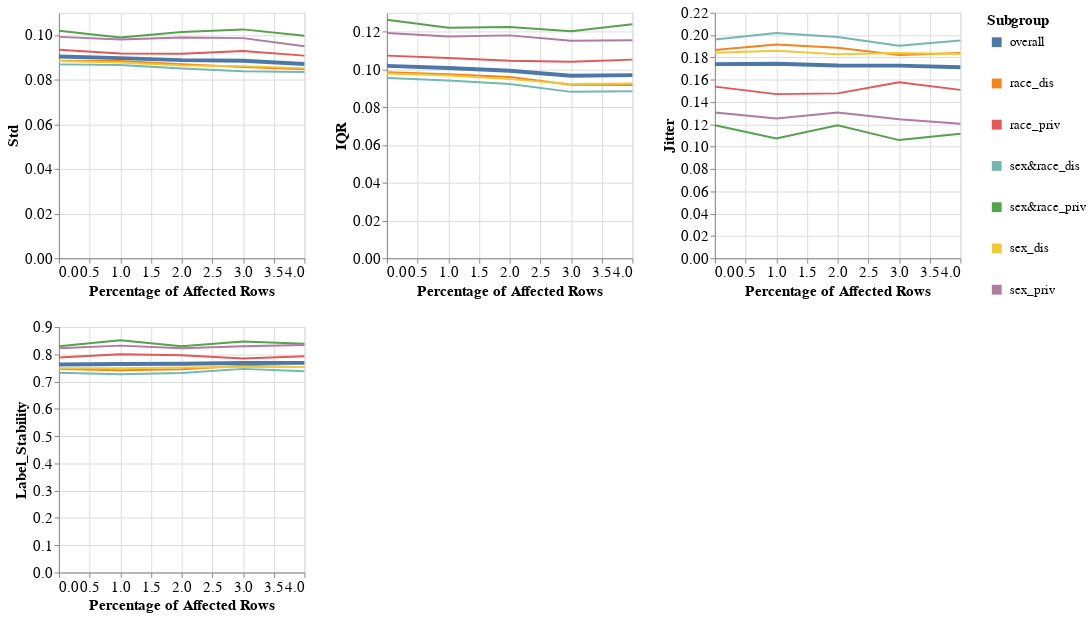

The notebook cell saved with this chart:
### Markdown cell above
### Subgroup metrics per dataset, experiment iteration, and model

### Code cell
visualizer.create_subgroups_grid_pct_lines_plot(model_name=MODEL_NAMES[0],
                                                target_preprocessing_technique=PREPROCESSING_TECHNIQUES[0],
                                                subgroup_metrics_type='variance')

### Figure 1 — Vega-Lite specification as saved in the notebook (floating-point values rounded to 4 significant figures)
{"config": {"view": {"continuousWidth": 400, "continuousHeight": 300}, "axis": {"labelFontSize": 15, "titleFontSize": 15}, "legend": {"labelFontSize": 13, "symbolStrokeWidth": 10, "titleFontSize": 15}}, "vconcat": [{"hconcat": [{"mark": "line", "encoding": {"color": {"field": "Subgroup", "type": "nominal"}, "strokeWidth": {"condition": {"value": 4, "test": "datum.Subgroup == 'overall'"}, "value": 2}, "x": {"field": "Percentage", "title": "Percentage of Affected Rows", "type": "quantitative"}, "y": {"field": "Metric_Value", "title": "Std", "type": "quantitative"}}, "height": 250, "width": 250}, {"data": {"name": "data-446a29b7d9c1d735195b45cd5964a689"}, "mark": "line", "encoding": {"color": {"field": "Subgroup", "type": "nominal"}, "strokeWidth": {"condition": {"value": 4, "test": "datum.Subgroup == 'overall'"}, "value": 2}, "x": {"field": "Percentage", "title": "Percentage of Affected Rows", "type": "quantitative"}, "y": {"field": "Metric_Value", "title": "IQR", "type": "quantitative"}}, "height": 250, "width": 250}, {"data": {"name": "data-4f71488b7d712f03b8e1ee1d81e4991b"}, "mark": "line", "encoding": {"color": {"field": "Subgroup", "type": "nominal"}, "strokeWidth": {"condition": {"value": 4, "test": "datum.Subgroup == 'overall'"}, "value": 2}, "x": {"field": "Percentage", "title": "Percentage of Affected Rows", "type": "quantitative"}, "y": {"field": "Metric_Value", "title": "Jitter", "type": "quantitative"}}, "height": 250, "width": 250}]}, {"hconcat": [{"mark": "line", "encoding": {"color": {"field": "Subgroup", "type": "nominal"}, "strokeWidth": {"condition": {"value": 4, "test": "datum.Subgroup == 'overall'"}, "value": 2}, "x": {"field": "Percentage", "title": "Percentage of Affected Rows", "type": "quantitative"}, "y": {"field": "Metric_Value", "title": "Label_Stability", "type": "quantitative"}}, "height": 250, "width": 250}], "data": {"name": "data-65e6ab7cc1d2be53bd704c97171b28f7"}}], "data": {"name": "data-db889a96607d726dbe62124af7b5b037"}, "$schema": "https://vega.github.io/schema/vega-lite/v4.17.0.json", "datasets": {"data-db889a96607d726dbe62124af7b5b037": [{"Model_Name": "DecisionTreeClassifier", "Test_Set_Index": 0.0, "Metric": "Std", "Subgroup": "overall", "Num_Estimators": 10.0, "Metric_Value": 0.09042, "Percentage": 0.0}, {"Model_Name": "DecisionTreeClassifier", "Test_Set_Index": 0.0, "Metric": "Std", "Subgroup": "race_dis", "Num_Estimators": 10.0, "Metric_Value": 0.08853, "Percentage": 0.0}, {"Model_Name": "DecisionTreeClassifier", "Test_Set_Index": 0.0, "Metric": "Std", "Subgroup": "race_priv", "Num_Estimators": 10.0, "Metric_Value": 0.0934, "Percentage": 0.0}, {"Model_Name": "DecisionTreeClassifier", "Test_Set_Index": 0.0, "Metric": "Std", "Subgroup": "sex&race_dis", "Num_Estimators": 10.0, "Metric_Value": 0.08687, "Percentage": 0.0}, {"Model_Name": "DecisionTreeClassifier", "Test_Set_Index": 0.0, "Metric": "Std", "Subgroup": "sex&race_priv", "Num_Estimators": 10.0, "Metric_Value": 0.102, "Percentage": 0.0}, {"Model_Name": "DecisionTreeClassifier", "Test_Set_Index": 0.0, "Metric": "Std", "Subgroup": "sex_dis", "Num_Estimators": 10.0, "Metric_Value": 0.08835, "Percentage": 0.0}, {"Model_Name": "DecisionTreeClassifier", "Test_Set_Index": 0.0, "Metric": "Std", "Subgroup": "sex_priv", "Num_Estimators": 10.0, "Metric_Value": 0.0992, "Percentage": 0.0}, {"Model_Name": "DecisionTreeClassifier", "Test_Set_Index": 1.0, "Metric": "Std", "Subgroup": "overall", "Num_Estimators": 10.0, "Metric_Value": 0.08967, "Percentage": 1.0}, {"Model_Name": "DecisionTreeClassifier", "Test_Set_Index": 1.0, "Metric": "Std", "Subgroup": "race_dis", "Num_Estimators": 10.0, "Metric_Value": 0.08837, "Percentage": 1.0}, {"Model_Name": "DecisionTreeClassifier", "Test_Set_Index": 1.0, "Metric": "Std", "Subgroup": "race_priv", "Num_Estimators": 10.0, "Metric_Value": 0.09171, "Percentage": 1.0}, {"Model_Name": "DecisionTreeClassifier", "Test_Set_Index": 1.0, "Metric": "Std", "Subgroup": "sex&race_dis", "Num_Estimators": 10.0, "Metric_Value": 0.0866, "Percentage": 1.0}, {"Model_Name": "DecisionTreeClassifier", "Test_Set_Index": 1.0, "Metric": "Std", "Subgroup": "sex&race_priv", "Num_Estimators": 10.0, "Metric_Value": 0.09894, "Percentage": 1.0}, {"Model_Name": "DecisionTreeClassifier", "Test_Set_Index": 1.0, "Metric": "Std", "Subgroup": "sex_dis", "Num_Estimators": 10.0, "Metric_Value": 0.0877, "Percentage": 1.0}, {"Model_Name": "DecisionTreeClassifier", "Test_Set_Index": 1.0, "Metric": "Std", "Subgroup": "sex_priv", "Num_Estimators": 10.0, "Metric_Value": 0.09799, "Percentage": 1.0}, {"Model_Name": "DecisionTreeClassifier", "Test_Set_Index": 2.0, "Metric": "Std", "Subgroup": "overall", "Num_Estimators": 10.0, "Metric_Value": 0.08878, "Percentage": 2.0}, {"Model_Name": "DecisionTreeClassifier", "Test_Set_Index": 2.0, "Metric": "Std", "Subgroup": "race_dis", "Num_Estimators": 10.0, "Metric_Value": 0.08697, "Percentage": 2.0}, {"Model_Name": "DecisionTreeClassifier", "Test_Set_Index": 2.0, "Metric": "Std", "Subgroup": "race_priv", "Num_Estimators": 10.0, "Metric_Value": 0.09163, "Percentage": 2.0}, {"Model_Name": "DecisionTreeClassifier", "Test_Set_Index": 2.0, "Metric": "Std", "Subgroup": "sex&race_dis", "Num_Estimators": 10.0, "Metric_Value": 0.08499, "Percentage": 2.0}, {"Model_Name": "DecisionTreeClassifier", "Test_Set_Index": 2.0, "Metric": "Std", "Subgroup": "sex&race_priv", "Num_Estimators": 10.0, "Metric_Value": 0.1014, "Percentage": 2.0}, {"Model_Name": "DecisionTreeClassifier", "Test_Set_Index": 2.0, "Metric": "Std", "Subgroup": "sex_dis", "Num_Estimators": 10.0, "Metric_Value": 0.08638, "Percentage": 2.0}, {"Model_Name": "DecisionTreeClassifier", "Test_Set_Index": 2.0, "Metric": "Std", "Subgroup": "sex_priv", "Num_Estimators": 10.0, "Metric_Value": 0.09892, "Percentage": 2.0}, {"Model_Name": "DecisionTreeClassifier", "Test_Set_Index": 3.0, "Metric": "Std", "Subgroup": "overall", "Num_Estimators": 10.0, "Metric_Value": 0.0885, "Percentage": 3.0}, {"Model_Name": "DecisionTreeClassifier", "Test_Set_Index": 3.0, "Metric": "Std", "Subgroup": "race_dis", "Num_Estimators": 10.0, "Metric_Value": 0.0857, "Percentage": 3.0}, {"Model_Name": "DecisionTreeClassifier", "Test_Set_Index": 3.0, "Metric": "Std", "Subgroup": "race_priv", "Num_Estimators": 10.0, "Metric_Value": 0.0929, "Percentage": 3.0}, {"Model_Name": "DecisionTreeClassifier", "Test_Set_Index": 3.0, "Metric": "Std", "Subgroup": "sex&race_dis", "Num_Estimators": 10.0, "Metric_Value": 0.08379, "Percentage": 3.0}, {"Model_Name": "DecisionTreeClassifier", "Test_Set_Index": 3.0, "Metric": "Std", "Subgroup": "sex&race_priv", "Num_Estimators": 10.0, "Metric_Value": 0.1025, "Percentage": 3.0}, {"Model_Name": "DecisionTreeClassifier", "Test_Set_Index": 3.0, "Metric": "Std", "Subgroup": "sex_dis", "Num_Estimators": 10.0, "Metric_Value": 0.0861, "Percentage": 3.0}, {"Model_Name": "DecisionTreeClassifier", "Test_Set_Index": 3.0, "Metric": "Std", "Subgroup": "sex_priv", "Num_Estimators": 10.0, "Metric_Value": 0.09864, "Percentage": 3.0}, {"Model_Name": "DecisionTreeClassifier", "Test_Set_Index": 4.0, "Metric": "Std", "Subgroup": "overall", "Num_Estimators": 10.0, "Metric_Value": 0.08708, "Percentage": 4.0}, {"Model_Name": "DecisionTreeClassifier", "Test_Set_Index": 4.0, "Metric": "Std", "Subgroup": "race_dis", "Num_Estimators": 10.0, "Metric_Value": 0.08473, "Percentage": 4.0}, {"Model_Name": "DecisionTreeClassifier", "Test_Set_Index": 4.0, "Metric": "Std", "Subgroup": "race_priv", "Num_Estimators": 10.0, "Metric_Value": 0.09079, "Percentage": 4.0}, {"Model_Name": "DecisionTreeClassifier", "Test_Set_Index": 4.0, "Metric": "Std", "Subgroup": "sex&race_dis", "Num_Estimators": 10.0, "Metric_Value": 0.08347, "Percentage": 4.0}, {"Model_Name": "DecisionTreeClassifier", "Test_Set_Index": 4.0, "Metric": "Std", "Subgroup": "sex&race_priv", "Num_Estimators": 10.0, "Metric_Value": 0.09966, "Percentage": 4.0}, {"Model_Name": "DecisionTreeClassifier", "Test_Set_Index": 4.0, "Metric": "Std", "Subgroup": "sex_dis", "Num_Estimators": 10.0, "Metric_Value": 0.0852, "Percentage": 4.0}, {"Model_Name": "DecisionTreeClassifier", "Test_Set_Index": 4.0, "Metric": "Std", "Subgroup": "sex_priv", "Num_Estimators": 10.0, "Metric_Value": 0.09503, "Percentage": 4.0}], "data-446a29b7d9c1d735195b45cd5964a689": [{"Model_Name": "DecisionTreeClassifier", "Test_Set_Index": 0.0, "Metric": "IQR", "Subgroup": "overall", "Num_Estimators": 10.0, "Metric_Value": 0.1019, "Percentage": 0.0}, {"Model_Name": "DecisionTreeClassifier", "Test_Set_Index": 0.0, "Metric": "IQR", "Subgroup": "race_dis", "Num_Estimators": 10.0, "Metric_Value": 0.09845, "Percentage": 0.0}, {"Model_Name": "DecisionTreeClassifier", "Test_Set_Index": 0.0, "Metric": "IQR", "Subgroup": "race_priv", "Num_Estimators": 10.0, "Metric_Value": 0.1073, "Percentage": 0.0}, {"Model_Name": "DecisionTreeClassifier", "Test_Set_Index": 0.0, "Metric": "IQR", "Subgroup": "sex&race_dis", "Num_Estimators": 10.0, "Metric_Value": 0.09551, "Percentage": 0.0}, {"Model_Name": "DecisionTreeClassifier", "Test_Set_Index": 0.0, "Metric": "IQR", "Subgroup": "sex&race_priv", "Num_Estimators": 10.0, "Metric_Value": 0.1263, "Percentage": 0.0}, {"Model_Name": "DecisionTreeClassifier", "Test_Set_Index": 0.0, "Metric": "IQR", "Subgroup": "sex_dis", "Num_Estimators": 10.0, "Metric_Value": 0.09779, "Percentage": 0.0}, {"Model_Name": "DecisionTreeClassifier", "Test_Set_Index": 0.0, "Metric": "IQR", "Subgroup": "sex_priv", "Num_Estimators": 10.0, "Metric_Value": 0.1192, "Percentage": 0.0}, {"Model_Name": "DecisionTreeClassifier", "Test_Set_Index": 1.0, "Metric": "IQR", "Subgroup": "overall", "Num_Estimators": 10.0, "Metric_Value": 0.1007, "Percentage": 1.0}, {"Model_Name": "DecisionTreeClassifier", "Test_Set_Index": 1.0, "Metric": "IQR", "Subgroup": "race_dis", "Num_Estimators": 10.0, "Metric_Value": 0.0974, "Percentage": 1.0}, {"Model_Name": "DecisionTreeClassifier", "Test_Set_Index": 1.0, "Metric": "IQR", "Subgroup": "race_priv", "Num_Estimators": 10.0, "Metric_Value": 0.106, "Percentage": 1.0}, {"Model_Name": "DecisionTreeClassifier", "Test_Set_Index": 1.0, "Metric": "IQR", "Subgroup": "sex&race_dis", "Num_Estimators": 10.0, "Metric_Value": 0.09417, "Percentage": 1.0}, {"Model_Name": "DecisionTreeClassifier", "Test_Set_Index": 1.0, "Metric": "IQR", "Subgroup": "sex&race_priv", "Num_Estimators": 10.0, "Metric_Value": 0.122, "Percentage": 1.0}, {"Model_Name": "DecisionTreeClassifier", "Test_Set_Index": 1.0, "Metric": "IQR", "Subgroup": "sex_dis", "Num_Estimators": 10.0, "Metric_Value": 0.09678, "Percentage": 1.0}, {"Model_Name": "DecisionTreeClassifier", "Test_Set_Index": 1.0, "Metric": "IQR", "Subgroup": "sex_priv", "Num_Estimators": 10.0, "Metric_Value": 0.1175, "Percentage": 1.0}, {"Model_Name": "DecisionTreeClassifier", "Test_Set_Index": 2.0, "Metric": "IQR", "Subgroup": "overall", "Num_Estimators": 10.0, "Metric_Value": 0.0993, "Percentage": 2.0}, {"Model_Name": "DecisionTreeClassifier", "Test_Set_Index": 2.0, "Metric": "IQR", "Subgroup": "race_dis", "Num_Estimators": 10.0, "Metric_Value": 0.09597, "Percentage": 2.0}, {"Model_Name": "DecisionTreeClassifier", "Test_Set_Index": 2.0, "Metric": "IQR", "Subgroup": "race_priv", "Num_Estimators": 10.0, "Metric_Value": 0.1045, "Percentage": 2.0}, {"Model_Name": "DecisionTreeClassifier", "Test_Set_Index": 2.0, "Metric": "IQR", "Subgroup": "sex&race_dis", "Num_Estimators": 10.0, "Metric_Value": 0.09231, "Percentage": 2.0}, {"Model_Name": "DecisionTreeClassifier", "Test_Set_Index": 2.0, "Metric": "IQR", "Subgroup": "sex&race_priv", "Num_Estimators": 10.0, "Metric_Value": 0.1225, "Percentage": 2.0}, {"Model_Name": "DecisionTreeClassifier", "Test_Set_Index": 2.0, "Metric": "IQR", "Subgroup": "sex_dis", "Num_Estimators": 10.0, "Metric_Value": 0.09487, "Percentage": 2.0}, {"Model_Name": "DecisionTreeClassifier", "Test_Set_Index": 2.0, "Metric": "IQR", "Subgroup": "sex_priv", "Num_Estimators": 10.0, "Metric_Value": 0.118, "Percentage": 2.0}, {"Model_Name": "DecisionTreeClassifier", "Test_Set_Index": 3.0, "Metric": "IQR", "Subgroup": "overall", "Num_Estimators": 10.0, "Metric_Value": 0.09661, "Percentage": 3.0}, {"Model_Name": "DecisionTreeClassifier", "Test_Set_Index": 3.0, "Metric": "IQR", "Subgroup": "race_dis", "Num_Estimators": 10.0, "Metric_Value": 0.0919, "Percentage": 3.0}, {"Model_Name": "DecisionTreeClassifier", "Test_Set_Index": 3.0, "Metric": "IQR", "Subgroup": "race_priv", "Num_Estimators": 10.0, "Metric_Value": 0.104, "Percentage": 3.0}, {"Model_Name": "DecisionTreeClassifier", "Test_Set_Index": 3.0, "Metric": "IQR", "Subgroup": "sex&race_dis", "Num_Estimators": 10.0, "Metric_Value": 0.08812, "Percentage": 3.0}, {"Model_Name": "DecisionTreeClassifier", "Test_Set_Index": 3.0, "Metric": "IQR", "Subgroup": "sex&race_priv", "Num_Estimators": 10.0, "Metric_Value": 0.1202, "Percentage": 3.0}, {"Model_Name": "DecisionTreeClassifier", "Test_Set_Index": 3.0, "Metric": "IQR", "Subgroup": "sex_dis", "Num_Estimators": 10.0, "Metric_Value": 0.09222, "Percentage": 3.0}, {"Model_Name": "DecisionTreeClassifier", "Test_Set_Index": 3.0, "Metric": "IQR", "Subgroup": "sex_priv", "Num_Estimators": 10.0, "Metric_Value": 0.1151, "Percentage": 3.0}, {"Model_Name": "DecisionTreeClassifier", "Test_Set_Index": 4.0, "Metric": "IQR", "Subgroup": "overall", "Num_Estimators": 10.0, "Metric_Value": 0.09696, "Percentage": 4.0}, {"Model_Name": "DecisionTreeClassifier", "Test_Set_Index": 4.0, "Metric": "IQR", "Subgroup": "race_dis", "Num_Estimators": 10.0, "Metric_Value": 0.09174, "Percentage": 4.0}, {"Model_Name": "DecisionTreeClassifier", "Test_Set_Index": 4.0, "Metric": "IQR", "Subgroup": "race_priv", "Num_Estimators": 10.0, "Metric_Value": 0.1052, "Percentage": 4.0}, {"Model_Name": "DecisionTreeClassifier", "Test_Set_Index": 4.0, "Metric": "IQR", "Subgroup": "sex&race_dis", "Num_Estimators": 10.0, "Metric_Value": 0.08844, "Percentage": 4.0}, {"Model_Name": "DecisionTreeClassifier", "Test_Set_Index": 4.0, "Metric": "IQR", "Subgroup": "sex&race_priv", "Num_Estimators": 10.0, "Metric_Value": 0.1239, "Percentage": 4.0}, {"Model_Name": "DecisionTreeClassifier", "Test_Set_Index": 4.0, "Metric": "IQR", "Subgroup": "sex_dis", "Num_Estimators": 10.0, "Metric_Value": 0.09258, "Percentage": 4.0}, {"Model_Name": "DecisionTreeClassifier", "Test_Set_Index": 4.0, "Metric": "IQR", "Subgroup": "sex_priv", "Num_Estimators": 10.0, "Metric_Value": 0.1155, "Percentage": 4.0}], "data-4f71488b7d712f03b8e1ee1d81e4991b": [{"Model_Name": "DecisionTreeClassifier", "Test_Set_Index": 0.0, "Metric": "Jitter", "Subgroup": "overall", "Num_Estimators": 10.0, "Metric_Value": 0.1739, "Percentage": 0.0}, {"Model_Name": "DecisionTreeClassifier", "Test_Set_Index": 0.0, "Metric": "Jitter", "Subgroup": "race_dis", "Num_Estimators": 10.0, "Metric_Value": 0.1867, "Percentage": 0.0}, {"Model_Name": "DecisionTreeClassifier", "Test_Set_Index": 0.0, "Metric": "Jitter", "Subgroup": "race_priv", "Num_Estimators": 10.0, "Metric_Value": 0.1538, "Percentage": 0.0}, {"Model_Name": "DecisionTreeClassifier", "Test_Set_Index": 0.0, "Metric": "Jitter", "Subgroup": "sex&race_dis", "Num_Estimators": 10.0, "Metric_Value": 0.196, "Percentage": 0.0}, {"Model_Name": "DecisionTreeClassifier", "Test_Set_Index": 0.0, "Metric": "Jitter", "Subgroup": "sex&race_priv", "Num_Estimators": 10.0, "Metric_Value": 0.1191, "Percentage": 0.0}, {"Model_Name": "DecisionTreeClassifier", "Test_Set_Index": 0.0, "Metric": "Jitter", "Subgroup": "sex_dis", "Num_Estimators": 10.0, "Metric_Value": 0.1842, "Percentage": 0.0}, {"Model_Name": "DecisionTreeClassifier", "Test_Set_Index": 0.0, "Metric": "Jitter", "Subgroup": "sex_priv", "Num_Estimators": 10.0, "Metric_Value": 0.1307, "Percentage": 0.0}, {"Model_Name": "DecisionTreeClassifier", "Test_Set_Index": 1.0, "Metric": "Jitter", "Subgroup": "overall", "Num_Estimators": 10.0, "Metric_Value": 0.1743, "Percentage": 1.0}, {"Model_Name": "DecisionTreeClassifier", "Test_Set_Index": 1.0, "Metric": "Jitter", "Subgroup": "race_dis", "Num_Estimators": 10.0, "Metric_Value": 0.1916, "Percentage": 1.0}, {"Model_Name": "DecisionTreeClassifier", "Test_Set_Index": 1.0, "Metric": "Jitter", "Subgroup": "race_priv", "Num_Estimators": 10.0, "Metric_Value": 0.1471, "Percentage": 1.0}, {"Model_Name": "DecisionTreeClassifier", "Test_Set_Index": 1.0, "Metric": "Jitter", "Subgroup": "sex&race_dis", "Num_Estimators": 10.0, "Metric_Value": 0.2018, "Percentage": 1.0}, {"Model_Name": "DecisionTreeClassifier", "Test_Set_Index": 1.0, "Metric": "Jitter", "Subgroup": "sex&race_priv", "Num_Estimators": 10.0, "Metric_Value": 0.1073, "Percentage": 1.0}, {"Model_Name": "DecisionTreeClassifier", "Test_Set_Index": 1.0, "Metric": "Jitter", "Subgroup": "sex_dis", "Num_Estimators": 10.0, "Metric_Value": 0.1859, "Percentage": 1.0}, {"Model_Name": "DecisionTreeClassifier", "Test_Set_Index": 1.0, "Metric": "Jitter", "Subgroup": "sex_priv", "Num_Estimators": 10.0, "Metric_Value": 0.1252, "Percentage": 1.0}, {"Model_Name": "DecisionTreeClassifier", "Test_Set_Index": 2.0, "Metric": "Jitter", "Subgroup": "overall", "Num_Estimators": 10.0, "Metric_Value": 0.1728, "Percentage": 2.0}, {"Model_Name": "DecisionTreeClassifier", "Test_Set_Index": 2.0, "Metric": "Jitter", "Subgroup": "race_dis", "Num_Estimators": 10.0, "Metric_Value": 0.1887, "Percentage": 2.0}, {"Model_Name": "DecisionTreeClassifier", "Test_Set_Index": 2.0, "Metric": "Jitter", "Subgroup": "race_priv", "Num_Estimators": 10.0, "Metric_Value": 0.1478, "Percentage": 2.0}, {"Model_Name": "DecisionTreeClassifier", "Test_Set_Index": 2.0, "Metric": "Jitter", "Subgroup": "sex&race_dis", "Num_Estimators": 10.0, "Metric_Value": 0.1983, "Percentage": 2.0}, {"Model_Name": "DecisionTreeClassifier", "Test_Set_Index": 2.0, "Metric": "Jitter", "Subgroup": "sex&race_priv", "Num_Estimators": 10.0, "Metric_Value": 0.1191, "Percentage": 2.0}, {"Model_Name": "DecisionTreeClassifier", "Test_Set_Index": 2.0, "Metric": "Jitter", "Subgroup": "sex_dis", "Num_Estimators": 10.0, "Metric_Value": 0.1828, "Percentage": 2.0}, {"Model_Name": "DecisionTreeClassifier", "Test_Set_Index": 2.0, "Metric": "Jitter", "Subgroup": "sex_priv", "Num_Estimators": 10.0, "Metric_Value": 0.1307, "Percentage": 2.0}, {"Model_Name": "DecisionTreeClassifier", "Test_Set_Index": 3.0, "Metric": "Jitter", "Subgroup": "overall", "Num_Estimators": 10.0, "Metric_Value": 0.1726, "Percentage": 3.0}, {"Model_Name": "DecisionTreeClassifier", "Test_Set_Index": 3.0, "Metric": "Jitter", "Subgroup": "race_dis", "Num_Estimators": 10.0, "Metric_Value": 0.1821, "Percentage": 3.0}, {"Model_Name": "DecisionTreeClassifier", "Test_Set_Index": 3.0, "Metric": "Jitter", "Subgroup": "race_priv", "Num_Estimators": 10.0, "Metric_Value": 0.1577, "Percentage": 3.0}, {"Model_Name": "DecisionTreeClassifier", "Test_Set_Index": 3.0, "Metric": "Jitter", "Subgroup": "sex&race_dis", "Num_Estimators": 10.0, "Metric_Value": 0.1904, "Percentage": 3.0}, {"Model_Name": "DecisionTreeClassifier", "Test_Set_Index": 3.0, "Metric": "Jitter", "Subgroup": "sex&race_priv", "Num_Estimators": 10.0, "Metric_Value": 0.1059, "Percentage": 3.0}, {"Model_Name": "DecisionTreeClassifier", "Test_Set_Index": 3.0, "Metric": "Jitter", "Subgroup": "sex_dis", "Num_Estimators": 10.0, "Metric_Value": 0.184, "Percentage": 3.0}, {"Model_Name": "DecisionTreeClassifier", "Test_Set_Index": 3.0, "Metric": "Jitter", "Subgroup": "sex_priv", "Num_Estimators": 10.0, "Metric_Value": 0.1245, "Percentage": 3.0}, {"Model_Name": "DecisionTreeClassifier", "Test_Set_Index": 4.0, "Metric": "Jitter", "Subgroup": "overall", "Num_Estimators": 10.0, "Metric_Value": 0.1712, "Percentage": 4.0}, {"Model_Name": "DecisionTreeClassifier", "Test_Set_Index": 4.0, "Metric": "Jitter", "Subgroup": "race_dis", "Num_Estimators": 10.0, "Metric_Value": 0.184, "Percentage": 4.0}, {"Model_Name": "DecisionTreeClassifier", "Test_Set_Index": 4.0, "Metric": "Jitter", "Subgroup": "race_priv", "Num_Estimators": 10.0, "Metric_Value": 0.1509, "Percentage": 4.0}, {"Model_Name": "DecisionTreeClassifier", "Test_Set_Index": 4.0, "Metric": "Jitter", "Subgroup": "sex&race_dis", "Num_Estimators": 10.0, "Metric_Value": 0.1952, "Percentage": 4.0}, {"Model_Name": "DecisionTreeClassifier", "Test_Set_Index": 4.0, "Metric": "Jitter", "Subgroup": "sex&race_priv", "Num_Estimators": 10.0, "Metric_Value": 0.1116, "Percentage": 4.0}, {"Model_Name": "DecisionTreeClassifier", "Test_Set_Index": 4.0, "Metric": "Jitter", "Subgroup": "sex_dis", "Num_Estimators": 10.0, "Metric_Value": 0.1831, "Percentage": 4.0}, {"Model_Name": "DecisionTreeClassifier", "Test_Set_Index": 4.0, "Metric": "Jitter", "Subgroup": "sex_priv", "Num_Estimators": 10.0, "Metric_Value": 0.1206, "Percentage": 4.0}], "data-65e6ab7cc1d2be53bd704c97171b28f7": [{"Model_Name": "DecisionTreeClassifier", "Test_Set_Index": 0.0, "Metric": "Label_Stability", "Subgroup": "overall", "Num_Estimators": 10.0, "Metric_Value": 0.7625, "Percentage": 0.0}, {"Model_Name": "DecisionTreeClassifier", "Test_Set_Index": 0.0, "Metric": "Label_Stability", "Subgroup": "race_dis", "Num_Estimators": 10.0, "Metric_Value": 0.7461, "Percentage": 0.0}, {"Model_Name": "DecisionTreeClassifier", "Test_Set_Index": 0.0, "Metric": "Label_Stability", "Subgroup": "race_priv", "Num_Estimators": 10.0, "Metric_Value": 0.7883, "Percentage": 0.0}, {"Model_Name": "DecisionTreeClassifier", "Test_Set_Index": 0.0, "Metric": "Label_Stability", "Subgroup": "sex&race_dis", "Num_Estimators": 10.0, "Metric_Value": 0.7323, "Percentage": 0.0}, {"Model_Name": "DecisionTreeClassifier", "Test_Set_Index": 0.0, "Metric": "Label_Stability", "Subgroup": "sex&race_priv", "Num_Estimators": 10.0, "Metric_Value": 0.8298, "Percentage": 0.0}, {"Model_Name": "DecisionTreeClassifier", "Test_Set_Index": 0.0, "Metric": "Label_Stability", "Subgroup": "sex_dis", "Num_Estimators": 10.0, "Metric_Value": 0.7485, "Percentage": 0.0}, {"Model_Name": "DecisionTreeClassifier", "Test_Set_Index": 0.0, "Metric": "Label_Stability", "Subgroup": "sex_priv", "Num_Estimators": 10.0, "Metric_Value": 0.8218, "Percentage": 0.0}, {"Model_Name": "DecisionTreeClassifier", "Test_Set_Index": 1.0, "Metric": "Label_Stability", "Subgroup": "overall", "Num_Estimators": 10.0, "Metric_Value": 0.7644, "Percentage": 1.0}, {"Model_Name": "DecisionTreeClassifier", "Test_Set_Index": 1.0, "Metric": "Label_Stability", "Subgroup": "race_dis", "Num_Estimators": 10.0, "Metric_Value": 0.7418, "Percentage": 1.0}, {"Model_Name": "DecisionTreeClassifier", "Test_Set_Index": 1.0, "Metric": "Label_Stability", "Subgroup": "race_priv", "Num_Estimators": 10.0, "Metric_Value": 0.8, "Percentage": 1.0}, {"Model_Name": "DecisionTreeClassifier", "Test_Set_Index": 1.0, "Metric": "Label_Stability", "Subgroup": "sex&race_dis", "Num_Estimators": 10.0, "Metric_Value": 0.7271, "Percentage": 1.0}, {"Model_Name": "DecisionTreeClassifier", "Test_Set_Index": 1.0, "Metric": "Label_Stability", "Subgroup": "sex&race_priv", "Num_Estimators": 10.0, "Metric_Value": 0.8511, "Percentage": 1.0}, {"Model_Name": "DecisionTreeClassifier", "Test_Set_Index": 1.0, "Metric": "Label_Stability", "Subgroup": "sex_dis", "Num_Estimators": 10.0, "Metric_Value": 0.7485, "Percentage": 1.0}, {"Model_Name": "DecisionTreeClassifier", "Test_Set_Index": 1.0, "Metric": "Label_Stability", "Subgroup": "sex_priv", "Num_Estimators": 10.0, "Metric_Value": 0.8317, "Percentage": 1.0}, {"Model_Name": "DecisionTreeClassifier", "Test_Set_Index": 2.0, "Metric": "Label_Stability", "Subgroup": "overall", "Num_Estimators": 10.0, "Metric_Value": 0.7652, "Percentage": 2.0}, {"Model_Name": "DecisionTreeClassifier", "Test_Set_Index": 2.0, "Metric": "Label_Stability", "Subgroup": "race_dis", "Num_Estimators": 10.0, "Metric_Value": 0.7455, "Percentage": 2.0}, {"Model_Name": "DecisionTreeClassifier", "Test_Set_Index": 2.0, "Metric": "Label_Stability", "Subgroup": "race_priv", "Num_Estimators": 10.0, "Metric_Value": 0.7961, "Percentage": 2.0}, {"Model_Name": "DecisionTreeClassifier", "Test_Set_Index": 2.0, "Metric": "Label_Stability", "Subgroup": "sex&race_dis", "Num_Estimators": 10.0, "Metric_Value": 0.7316, "Percentage": 2.0}, {"Model_Name": "DecisionTreeClassifier", "Test_Set_Index": 2.0, "Metric": "Label_Stability", "Subgroup": "sex&race_priv", "Num_Estimators": 10.0, "Metric_Value": 0.8298, "Percentage": 2.0}, {"Model_Name": "DecisionTreeClassifier", "Test_Set_Index": 2.0, "Metric": "Label_Stability", "Subgroup": "sex_dis", "Num_Estimators": 10.0, "Metric_Value": 0.7518, "Percentage": 2.0}, {"Model_Name": "DecisionTreeClassifier", "Test_Set_Index": 2.0, "Metric": "Label_Stability", "Subgroup": "sex_priv", "Num_Estimators": 10.0, "Metric_Value": 0.8218, "Percentage": 2.0}, {"Model_Name": "DecisionTreeClassifier", "Test_Set_Index": 3.0, "Metric": "Label_Stability", "Subgroup": "overall", "Num_Estimators": 10.0, "Metric_Value": 0.7682, "Percentage": 3.0}, {"Model_Name": "DecisionTreeClassifier", "Test_Set_Index": 3.0, "Metric": "Label_Stability", "Subgroup": "race_dis", "Num_Estimators": 10.0, "Metric_Value": 0.7579, "Percentage": 3.0}, {"Model_Name": "DecisionTreeClassifier", "Test_Set_Index": 3.0, "Metric": "Label_Stability", "Subgroup": "race_priv", "Num_Estimators": 10.0, "Metric_Value": 0.7844, "Percentage": 3.0}, {"Model_Name": "DecisionTreeClassifier", "Test_Set_Index": 3.0, "Metric": "Label_Stability", "Subgroup": "sex&race_dis", "Num_Estimators": 10.0, "Metric_Value": 0.7465, "Percentage": 3.0}, {"Model_Name": "DecisionTreeClassifier", "Test_Set_Index": 3.0, "Metric": "Label_Stability", "Subgroup": "sex&race_priv", "Num_Estimators": 10.0, "Metric_Value": 0.8468, "Percentage": 3.0}, {"Model_Name": "DecisionTreeClassifier", "Test_Set_Index": 3.0, "Metric": "Label_Stability", "Subgroup": "sex_dis", "Num_Estimators": 10.0, "Metric_Value": 0.7536, "Percentage": 3.0}, {"Model_Name": "DecisionTreeClassifier", "Test_Set_Index": 3.0, "Metric": "Label_Stability", "Subgroup": "sex_priv", "Num_Estimators": 10.0, "Metric_Value": 0.8297, "Percentage": 3.0}, {"Model_Name": "DecisionTreeClassifier", "Test_Set_Index": 4.0, "Metric": "Label_Stability", "Subgroup": "overall", "Num_Estimators": 10.0, "Metric_Value": 0.7686, "Percentage": 4.0}, {"Model_Name": "DecisionTreeClassifier", "Test_Set_Index": 4.0, "Metric": "Label_Stability", "Subgroup": "race_dis", "Num_Estimators": 10.0, "Metric_Value": 0.7529, "Percentage": 4.0}, {"Model_Name": "DecisionTreeClassifier", "Test_Set_Index": 4.0, "Metric": "Label_Stability", "Subgroup": "race_priv", "Num_Estimators": 10.0, "Metric_Value": 0.7932, "Percentage": 4.0}, {"Model_Name": "DecisionTreeClassifier", "Test_Set_Index": 4.0, "Metric": "Label_Stability", "Subgroup": "sex&race_dis", "Num_Estimators": 10.0, "Metric_Value": 0.7375, "Percentage": 4.0}, {"Model_Name": "DecisionTreeClassifier", "Test_Set_Index": 4.0, "Metric": "Label_Stability", "Subgroup": "sex&race_priv", "Num_Estimators": 10.0, "Metric_Value": 0.8383, "Percentage": 4.0}, {"Model_Name": "DecisionTreeClassifier", "Test_Set_Index": 4.0, "Metric": "Label_Stability", "Subgroup": "sex_dis", "Num_Estimators": 10.0, "Metric_Value": 0.7532, "Percentage": 4.0}, {"Model_Name": "DecisionTreeClassifier", "Test_Set_Index": 4.0, "Metric": "Label_Stability", "Subgroup": "sex_priv", "Num_Estimators": 10.0, "Metric_Value": 0.8337, "Percentage": 4.0}]}}
